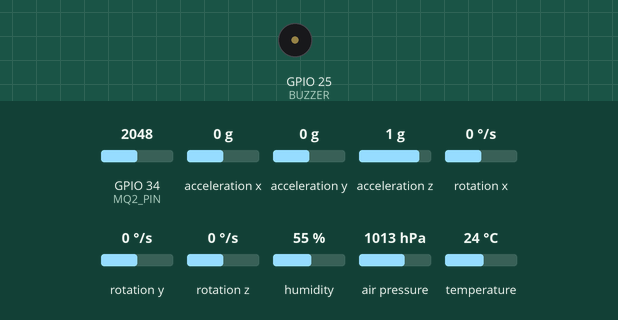
Simulated run of this sketch. Board: ESP32. On the bench: buzzer (waves = sounding, pin HIGH). The test bench sets the inputs (shaded band); at power-on: acceleration z 1 g, acceleration x 0 g, GPIO 34 (MQ2_PIN) = 2048, acceleration y 0 g, rotation x 0 °/s, rotation y 0 °/s, rotation z 0 °/s, humidity 55 %, air pressure 1013 hPa, temperature 24 °C. WiFi joins after 1.5 s; servers stay silent unless stated; uploads are accepted with an empty reply; what the sketch prints to the serial monitor is not drawn.

Above: at 2.7 s.
2.8 s: acceleration z set to 0 g
At 4.3 s:
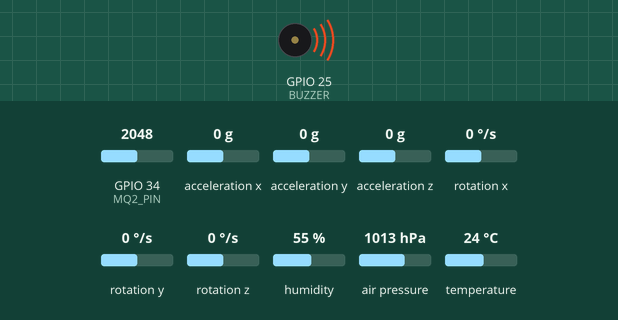
11.6 s: acceleration x set to -1.4 g
Timing chart, 0 to 14.6 s (numbered marks = the images above; inputs shaded):
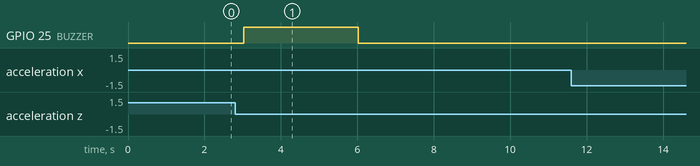

Measured:
- after the input at 11.6 s, every drawn part: stays the same

The sketch:

ESP32.ino
```cpp
#include <WiFi.h>
#include <HTTPClient.h>
#include <DHT.h>
#include <Wire.h>
#include <MPU6050.h>
#include <Adafruit_BMP085.h>

// ---------------- WIFI ----------------
const char* ssid = "GRAPHETHON 03";
const char* password = "12345678";

// ---------------- BACKEND ----------------
const char* serverName = "http://192.168.50.12:3001/api/telemetry";

// ---------------- WORKER ----------------
String workerId = "MNR-001";

// ---------------- PINS ----------------
#define DHTPIN 4
#define DHTTYPE DHT11
#define MQ2_PIN 34
#define BUZZER 25

// ---------------- LIMITS ----------------
#define TEMP_LIMIT 40
#define GAS_LIMIT 1200

// ---------------- O2 CALCULATION LIMITS ----------------
// Mirrors the logic in backend/o2Calculation.js
// Baseline atmospheric O2 in a mine tunnel (%)
#define O2_BASELINE       20.9
// Oxygen consumed per worker per cycle (%)
#define O2_DROP_PER_WORKER 0.12
// How much each 1% of CH4 gas displaces O2 (%)
#define O2_GAS_COEFFICIENT 1.2
// Clamp bounds for realistic mine O2 values
#define O2_MIN_BOUND      15.0
#define O2_MAX_BOUND      21.0
// Safety thresholds (OSHA / mining standards)
#define O2_DANGER_THRESHOLD  18.0   // Below: DANGER
#define O2_WARNING_THRESHOLD 19.5   // Below: WARNING, else SAFE

// Number of workers known to be active in this tunnel section.
// Update this value to reflect the actual deployment count,
// or receive it via a downlink MQTT/HTTP command in future.
#define KNOWN_WORKER_COUNT 12

#define MOTION_THRESHOLD 0.15
#define NO_MOTION_TIME 600000

#define SHOCK_THRESHOLD 3.0
#define TILT_THRESHOLD 0.3
#define IMPACT_WINDOW 5000

// ---------------- TIMING ----------------
#define SEND_INTERVAL 3000

// ---------------- O2 CALCULATION (mirrors backend/o2Calculation.js) ----------------
// Calculates estimated O2 level (%) from:
//   workerCount — active workers consuming oxygen by respiration
//   gasPercent  — MQ2/CH4 gas reading in % (0–5%)
// Returns: O2 % clamped to [O2_MIN_BOUND, O2_MAX_BOUND]
float calculateOxygenLevel(int workerCount, float gasPercent) {
  // Clamp inputs to safe ranges
  if (workerCount < 0) workerCount = 0;
  if (gasPercent  < 0) gasPercent  = 0.0;

  // Drop 1: Respiration — each worker consumes oxygen
  float workerDrop = workerCount * O2_DROP_PER_WORKER;
  if (workerDrop > 2.5) workerDrop = 2.5;  // cap at 2.5%

  // Drop 2: Gas displacement — CH4/flammable gas displaces O2
  float gasDrop = gasPercent * O2_GAS_COEFFICIENT;
  if (gasDrop > 4.0) gasDrop = 4.0;  // cap at 4.0%

  // Small noise (±0.05%) simulated via millis-based pseudo-random
  float noise = ((millis() % 100) / 1000.0) - 0.05;

  // Combine all factors
  float o2 = O2_BASELINE - workerDrop - gasDrop + noise;

  // Clamp to realistic mine bounds
  if (o2 < O2_MIN_BOUND) o2 = O2_MIN_BOUND;
  if (o2 > O2_MAX_BOUND) o2 = O2_MAX_BOUND;

  return o2;
}

// Returns O2 safety label as a string: "SAFE", "WARNING", or "DANGER"
String getO2Label(float o2) {
  if (o2 < O2_DANGER_THRESHOLD)  return "DANGER";
  if (o2 < O2_WARNING_THRESHOLD) return "WARNING";
  return "SAFE";
}

// ---------------- OBJECTS ----------------
DHT dht(DHTPIN, DHTTYPE);
MPU6050 mpu;
Adafruit_BMP085 bmp;

// ---------------- GLOBALS ----------------
unsigned long lastSendTime = 0;
unsigned long lastMotionTime = 0;
unsigned long impactTime = 0;
bool firstReading = true;

float prevX = 0, prevY = 0, prevZ = 0;
bool bmpAvailable = false;

// 🔔 BUZZER
unsigned long buzzerStartTime = 0;
bool buzzerActive = false;
bool lastAlertState = false;

// 📡 DEVICE STATUS
String deviceStatus = "connected";

// 📊 SENSOR STATUS
String dhtStatus = "ok";
String mq2Status = "ok";
String mpuStatus = "ok";
String bmpStatus = "ok";

// ⭐ PRESSURE TRACK
float prevPressure = 1013;

// ---------------- WIFI ----------------
void connectWiFi() {
  WiFi.begin(ssid, password);
  Serial.print("Connecting WiFi");

  int retry = 0;
  while (WiFi.status() != WL_CONNECTED && retry < 20) {
    delay(500);
    Serial.print(".");
    retry++;
  }

  if (WiFi.status() == WL_CONNECTED) {
    Serial.println("\n✅ Connected");
    Serial.println(WiFi.localIP());
  } else {
    Serial.println("\n❌ WiFi Failed");
  }
}

// ---------------- SETUP ----------------
void setup() {
  Serial.begin(115200);

  pinMode(BUZZER, OUTPUT);
  digitalWrite(BUZZER, LOW);

  dht.begin();
  Wire.begin();
  mpu.initialize();

  if (bmp.begin()) {
    bmpAvailable = true;
    Serial.println("BMP180 OK");
  } else {
    bmpAvailable = false;
    Serial.println("BMP180 NOT FOUND");
  }

  connectWiFi();
  lastMotionTime = millis();
}

// ---------------- LOOP ----------------
void loop() {

  if (millis() - lastSendTime < SEND_INTERVAL) return;
  lastSendTime = millis();

  // -------- DEVICE STATUS --------
  deviceStatus = (WiFi.status() == WL_CONNECTED) ? "connected" : "disconnected";

  // -------- DHT --------
  float temp = dht.readTemperature();
  float hum  = dht.readHumidity();

  if (isnan(temp) || isnan(hum)) {
    dhtStatus = "fail";
  } else {
    dhtStatus = "ok";
  }

  // -------- MQ2 --------
  int gas = analogRead(MQ2_PIN);
  // Convert raw ADC reading to approximate CH4 % for backend
  float ch4 = gas / 10000.0;
  mq2Status = (gas >= 0) ? "ok" : "fail";

  // -------- O2 ESTIMATION (NEW — replaces static 20.9 fallback) --------
  // Uses on-device calculateOxygenLevel() which mirrors backend/o2Calculation.js
  // Inputs: known worker count in tunnel + current MQ2 CH4 % reading
  float o2 = calculateOxygenLevel(KNOWN_WORKER_COUNT, ch4);
  String o2Label = getO2Label(o2);

  // -------- BMP --------
  float pressure = 0;
  if (bmpAvailable) {
    pressure = bmp.readPressure() / 100.0;
    bmpStatus = "ok";
  } else {
    bmpStatus = "fail";
  }

  // -------- MPU --------
  int16_t ax, ay, az;
  mpu.getAcceleration(&ax, &ay, &az);
  mpuStatus = (ax == 0 && ay == 0 && az == 0) ? "fail" : "ok";

  float x = ax / 16384.0;
  float y = ay / 16384.0;
  float z = az / 16384.0;

  float delta = abs(x - prevX) + abs(y - prevY) + abs(z - prevZ);
  bool motion = (delta > MOTION_THRESHOLD);

  if (motion) lastMotionTime = millis();
  bool noMotion = (millis() - lastMotionTime > NO_MOTION_TIME);

  float magnitude = sqrt(x*x + y*y + z*z);
  bool shock = magnitude > SHOCK_THRESHOLD;
  bool tilt  = z < TILT_THRESHOLD;

  bool impact = false;
  if (shock && tilt) impactTime = millis();

  if (impactTime > 0 && millis() - impactTime < IMPACT_WINDOW && !motion) {
    impact = true;
  }

  prevX = x;
  prevY = y;
  prevZ = z;

  // -------- ALERT --------
  bool alert = false;
  String reason = "";

  if (temp > TEMP_LIMIT) { alert = true; reason += "TEMP "; }
  if (gas  > GAS_LIMIT)  { alert = true; reason += "GAS "; }
  if (noMotion)          { alert = true; reason += "NO_MOTION "; }
  if (impact)            { alert = true; reason += "IMPACT "; }

  // NEW: O2 danger alert — trigger buzzer and log if O2 below 18%
  if (o2 < O2_DANGER_THRESHOLD) {
    alert = true;
    reason += "LOW_O2 ";
  }


// Skip first reading
if (firstReading) {
  prevPressure = pressure;
  firstReading = false;
} else {

  // Low pressure
  if (pressure < 900) {
    alert = true;
    reason += "LOW_PRESSURE ";
  }

  // Sudden drop
  if ((prevPressure - pressure) > 20) {
    alert = true;
    reason += "PRESSURE_DROP ";
  }

  prevPressure = pressure;
}

  // -------- BUZZER --------
  if (alert && !lastAlertState) {
    digitalWrite(BUZZER, HIGH);
    buzzerStartTime = millis();
    buzzerActive = true;
  }

  if (buzzerActive && millis() - buzzerStartTime >= 1000) {
    digitalWrite(BUZZER, LOW);
    buzzerActive = false;
  }

  lastAlertState = alert;

  // -------- JSON --------
  String json = "{";
  json += "\"worker_id\":\"" + workerId + "\",";
  json += "\"dht_status\":\"" + dhtStatus + "\",";
  json += "\"mq2_status\":\"" + mq2Status + "\",";
  json += "\"mpu_status\":\"" + mpuStatus + "\",";
  json += "\"bmp_status\":\"" + bmpStatus + "\",";
  json += "\"device_status\":\"" + deviceStatus + "\",";
  json += "\"timestamp\":" + String(millis()) + ",";
  json += "\"temp\":" + String(temp) + ",";
  json += "\"humidity\":" + String(hum) + ",";
  json += "\"ch4\":" + String(ch4, 4) + ",";
  json += "\"gas_raw\":" + String(gas) + ",";
  // NEW: on-device O2 estimate sent to backend (replaces static 20.9 fallback)
  json += "\"o2\":" + String(o2, 2) + ",";
  json += "\"o2_label\":\"" + o2Label + "\",";
  json += "\"pressure\":" + String(pressure) + ",";
  json += "\"motion\":" + String(motion ? "1" : "0") + ",";
  json += "\"fall\":" + String(impact ? "1" : "0") + ",";
  json += "\"alert\":" + String(alert ? "true" : "false") + ",";
  json += "\"reason\":\"" + reason + "\"";
  json += "}";

  Serial.println("📡 Sending:");
  Serial.println(json);

  // -------- SEND --------
  if (WiFi.status() == WL_CONNECTED) {
    HTTPClient http;
    http.begin(serverName);
    http.addHeader("Content-Type", "application/json");

    int response = http.POST(json);
    Serial.println(response > 0 ? "✅ Sent" : "❌ Failed");

    http.end();
  } else {
    connectWiFi();
  }
}
```
